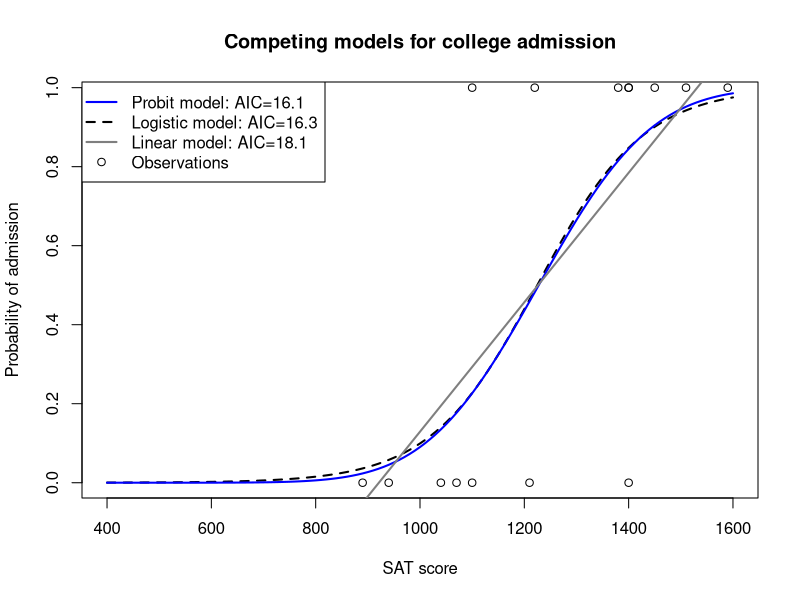

The R source for this figure:
## ---- chunk 1
#| code-fold: true
#| fig-cap: 'AIC used to compare different links and distributions'
SAT <- c(890,940,1040,1070,1100,1100,1210,1220,1380,1400,1400,1400,1450,1510,1590)
admit <- c(0,0,0,0,1,0,0,1,1,1,1,0,1,1,1)
linear.model <- lm(admit ~ SAT)
logit.model <- glm(admit ~ SAT, family=binomial(link='logit'))
probit.model <- glm(admit ~ SAT, family=binomial(link='probit'))
Xseq <- seq(400,1600,10)
plot(Xseq,predict(logit.model,newdata=list(SAT=Xseq),type='response'),
     type='l',lwd=2,lty=2,col='#000000',
     ylab='Probability of admission',xlab='SAT score',
     main='Competing models for college admission')
lines(Xseq,predict(probit.model,newdata=list(SAT=Xseq),type='response'),
     type='l',lwd=2,lty=1,col='#0000ff')
lines(Xseq,predict(linear.model,newdata=list(SAT=Xseq),type='response'),
     type='l',lwd=2,lty=1,col='grey50')
points(SAT,admit)
legend(x='topleft',
       legend=c(paste0('Probit model: AIC=',round(AIC(probit.model),1)),
                paste0('Logistic model: AIC=',round(AIC(logit.model),1)),
                paste0('Linear model: AIC=',round(AIC(linear.model),1)),
                'Observations'),
       lwd=c(2,2,2,NA),lty=c(1,2,1,NA),pch=c(NA,NA,NA,1),
       col=c('#0000ff','black','grey50','black'))
